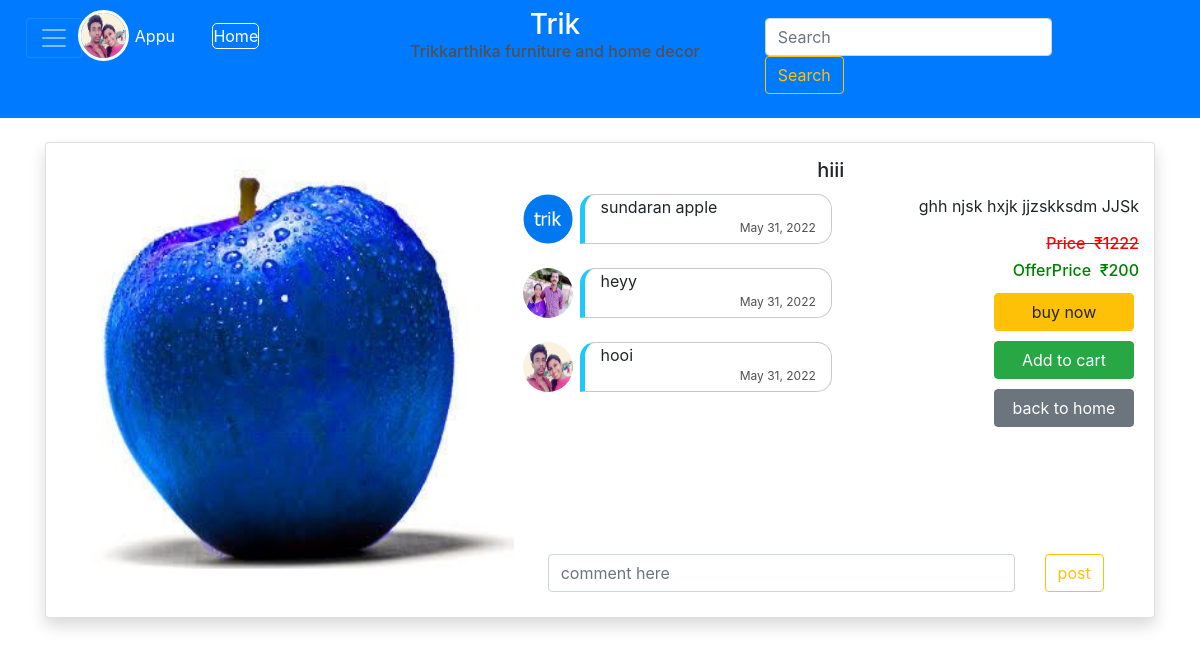
/details/1/ (signed in), run on the app's committed database.
### accounts/models.py (models this page shows)
class CustomUser(AbstractUser):
    img=models.ImageField(upload_to='user_img',default='user_img/prof.jpg')
    phone=models.IntegerField(null=True)

### products/models.py (models this page shows, shortened)
class productstable(models.Model):
    name=models.CharField(max_length=50)
    slug=models.SlugField(max_length=50)
    desc=models.TextField()
    price=models.IntegerField()
    img=models.ImageField(upload_to='products')
    categ=models.ForeignKey(category,on_delete=models.CASCADE)
    offers=models.BooleanField(default=False)
    offerprice=models.IntegerField()
    avilability=models.BooleanField(default=True)

### msg_and_prof/models.py (models this page shows)
class comment(models.Model):
    productid=models.IntegerField()
    cmt=models.TextField()
    user=models.ForeignKey(User,on_delete=models.CASCADE)
    date=models.DateField(auto_now=True)

### products/views.py (the view)
# urls.py: path('details/<int:id>/',views.details,name='details'),
def details(request,id):
    obj=productstable.objects.get(id=id)
    cmt=cmtfun(id)
    return render(request,'detail.html',{'obj':obj,'cmt':cmt})

### cart/views.py (called while the page is built, shortened)
def s_id(request):
    id=request.session.session_key
    if id is None:
        id=request.session.create()
    return id

def tot_itm(request):
    make_key=s_id(request)
    make_key = s_id(request)
    num_of_items=0
    if request.user.is_authenticated:
        userid= cart_id.objects.get(userid=request.user.id)
        obj=cartlist.objects.filter(user=userid)
        num_of_items =0
        for i in obj:
            num_of_items += i.quantity
    return num_of_items

### msg_and_prof/views.py (called while the page is built)
def cmtfun(ids):
    try:
        obj = comment.objects.filter(productid=ids)
    except ObjectDoesNotExist:
        obj = None
        pass
    return obj

### products/context_processors.py (called while the page is built)
def tot(request):
    if request.user.is_authenticated:
        tot = tot_itm(request)
    else :
        tot = tot_itm(request)
    return dict(totl=tot)

### templates/detail.html (shortened to what this page needs)
{% extends 'base.html' %}
{% load static %}
{% block content %}
<div class="container"><br>
    <div class="shadow card" style="padding:15px">
        <div class="row">
            <div class="col-md-5">
               <img style="width:105%; height:95%;" src="{{obj.img.url}}" alt="Card image cap">
            </div>
            <div class="col-md-7">
                <div><center><h5 class="card-title">{{obj.name}}</h5></center></div>
                <div class="row">
                    <div class="col-md-7">
                        {% if user.is_authenticated %}
                        <div style="overflow-y:scroll; height:350px;">
                            {% for i in cmt %}
                            <div class="row">
                                <div class="col-md-2" >
                                    <img style="border-radius:50%; width:50; height:50;" src="{{i.user.img.url}}" alt="">
                                </div>
                                <div class="col-md-8 " style="border:1px solid rgb(200,200,200); margin:0 10px 0 10px; border-left-width:thick; border-left-color:rgb(30,200,250); border-radius:15px 15px 15px 0; ">
                                        <p style="margin:0;">{{i.cmt}}</p>
                                    <div  style="text-align:right;">
                                        <p class="card-text" style="color:rgb(80,80,80); margin:0; font-size:12px;">{{i.date}}</p>
                                    </div>
                                </div>
                                <div class="col-md-1"></div>
                            </div><br>
                            {% endfor %}
                        </div>
                        {% endif %}
                    </div>
                    <div class="col-md-5" style="text-align:right; ">
                        <p class="card-text">{{obj.desc}}</p>
                        {% if obj.offers %}
                        <h6 style="color:red"><del>Price&nbsp; &#8377;{{obj.price}}</del></h6>
                        <h6 style="color:green">OfferPrice&nbsp; &#8377;{{obj.offerprice}}</h6>
                        {% else %}
                        <h6 style="color:green">Price&nbsp; &#8377;{{obj.price}}</h6>
                        {% endif %}
                        {% if user.is_authenticated %}
                        <a href="" class="btn btn-warning" style="width:140px; margin:5px;">buy now</a><br>
                        {% else %}
                        <a href="#" class="btn btn-warning" style="width:140px; margin:5px;">buy now</a><br>
                        {% endif %}
                        <a href="{% url 'add' obj.id %}" class="btn btn-success" style="width:140px; margin:5px;">Add to cart</a><br>
                        <a href="/" class="btn btn-secondary" style="width:140px; margin:5px;">back to home</a>
                    </div>
                </div>
                {% if user.is_authenticated %}
                <form class="row" method="post" action="{% url 'comment' obj.id %}" style="margin:10px;">
                    <div class="col-md-10"><input type="text" class="form-control" placeholder="comment here" name="cmmt"></div>
                    <div class="col-md-2"><input type="submit" class="btn btn-outline-warning" value="post"></div>
                </form>
                {% endif %}
            </div>
        </div>
   </div>
</div>
{% endblock %}

### templates/base.html (shortened to what this page needs)
{% load static %}
<html lang="en">
<head>
    <link rel="stylesheet" href="https://cdn.jsdelivr.net/npm/bootstrap@4.4.1/dist/css/bootstrap.min.css">
    <link rel="stylesheet" href="{% static 'css/main1.css' %}">
    <link rel="stylesheet" href="{% static 'css/login.css' %}">
    <link rel="stylesheet" href="https://cdnjs.cloudflare.com/ajax/libs/Chart.js/2.8.0/Chart.min.css" />
</head>
<body>
<div class="pos-f-t">
  <nav class="navbar navbar-dark bg-primary">
    <div class="row" style="width:100%;">
      <div class="col-md-4 row">
        <div class="col-md-3">
          <button class=" navbar-toggler" type="button" style="margin:10px;" data-toggle="collapse" data-target="#navbarToggleExternalContent" aria-controls="navbarToggleExternalContent" aria-expanded="false" aria-label="Toggle navigation">
            <span class="navbar-toggler-icon"></span>
          </button>
        </div>
        <div class="col-md-9" style="padding:5px;">
          <div class="row">
            {% if user.is_authenticated %}
            <img  class="imguser align-self-center" src="{{user.img.url}}" alt="">
            <p class="align-self-center" style="color:white; margin:0;">&nbsp; {{user.first_name|capfirst }}</p>
            {% else %}
            <img  class="imguser align-self-center" src="{% static 'img/person.png' %}">
              <p class="align-self-center" style="color:white; margin:0;">&nbsp; Guest</p>
            {% endif %}
            <div class="d-flex" ><a class="align-self-center home_btn" style="text-decoration:none;" href="/">Home</a></div>
          </div>
        </div>
      </div>
      <div class="col-md-4">
        <center><a href="/" style="color:white; margin:0; text-decoration:none; "><h3 style="margin:0;">Trik</h3></a></center>
        <center><h6 style="color:rgb(80,80,80); margin:0;">Trikkarthika furniture and home decor</h6></center>
      </div>
        <div class="col-md-4 float-right">
          <form style="margin-top:10px;" class="form-inline " method="get" action="{% url 'search' %}">
            <input class="form-control mr-sm-2 " style="width:80%;" name="search" type="text" placeholder="Search" aria-label="Search">
            <input type="submit" class="btn btn-outline-warning my-2 my-sm-0" value="Search"  >
          </form>
        </div>
    </div>
  </nav>
</div>
{% block content %}
{% endblock %}
</body>
</html>

### static/css/main1.css (style rules this page uses)
.imguser { width:45px; height:45px; border-radius:50%; outline:3px solid white; margin:0; }
.home_btn { color:white; border:1px solid white; border-radius:5px; margin-left:80%; }

### data on the page
CustomUser: img (picture), first_name "Appu"
productstable: img (picture), name "hiii", desc "ghh njsk hxjk jjzskksdm JJSk", price "1222", offerprice "200"
comment: user.img (picture), cmt "sundaran apple", date "May 31, 2022"
comment: user.img (picture), cmt "heyy", date "May 31, 2022"
comment: user.img (picture), cmt "hooi", date "May 31, 2022"
